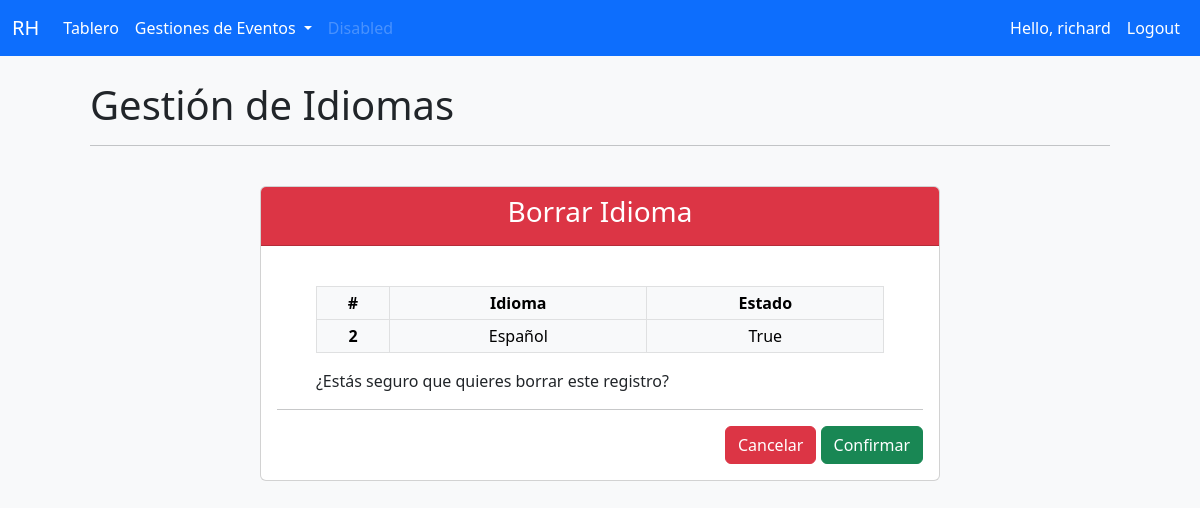
Page /Borraridioma/2/ (signed in) on the committed database.
### msrh/models.py (models this page shows)
class Idioma(models.Model):
    id = models.AutoField(auto_created=True ,primary_key= True, serialize=False,verbose_name='ID')
    idioma = models.CharField (max_length=200, null=True, verbose_name='Idioma')
    estado = models.BooleanField(default=False, verbose_name='Disponible')
    def __str__(self):
        return self.idioma

### msrh/decorators.py (the view)
        def wrapper_func(request, *args, **kwargs):
            group = None
            if request.user.groups.exists():
                group = request.user.groups.all()[0].name
            if group in allowed_roles:
                return view_func(request, *args, **kwargs)
            else:
                return HttpResponse('No estas autorizado para ver la pagina')

### msrh/views.py (called while the page is built)
@login_required(login_url='login')
@allowed_users(allowed_roles=['admin'])
def delete_Idioma(request, pk):
    idioma = Idioma.objects.get(id=pk)
    if request.method == 'POST':
        idioma.delete()
        return redirect('/idioma')
    context = {'idioma':idioma}
    return render(request, 'msrh/CRUD/Borraridioma.html', context)

### msrh/templates/msrh/CRUD/Borraridioma.html (shortened to what this page needs)
{% extends 'msrh/main.html' %}
{% block content %}
<h1>Gestión de Idiomas</h1>
<hr><br>
<div class="card col-md-8 offset-md-2">
    <div class="card-header text-center bg-danger text-white">
     <h3>Borrar Idioma</h3>
    </div>
    <div class="card-body  ">
        <div class="container col-md-7 col-lg-11">
            <br>
            <table  class="table table-light table-bordered  table-sm w-100" >
            <tr class="text-center ">
                <th>#</th>
                <th>Idioma</th>
                <th>Estado</th>
              </tr>
            <tbody class="">
              <tr class="text-center">
                <th>{{idioma.id}}</th>
                <td>{{idioma}}</td>
                <td>{{idioma.estado}}</td>
              </tr>
            </tbody>
            </table>
            <p>¿Estás seguro que quieres borrar este registro?</p>
    </div>
    <hr>
            <form  method="POST">
                <div class="modal-footer">
                <div class="bd-example">
                <a href="{% url 'idioma' %}" class="btn btn-danger">Cancelar</a>
                <button type="submit" class="btn btn-success">Confirmar</button>
            </div>
        </div>
            </form>
    </div>
  </div>
{% endblock %}

### msrh/templates/msrh/navbar/navbarADMIN.html (shortened to what this page needs)
{% load static %}
<nav class="navbar navbar-expand-lg navbar-dark bg-primary fixed-top">
    <div class="container-fluid">
      <a class="navbar-brand" href="#">RH</a>
      <div class="collapse navbar-collapse" id="navbarSupportedContent">
        <ul class="navbar-nav me-auto mb-2 mb-lg-0">
          <li class="nav-item">
            <a class="nav-link active" aria-current="page" href="{% url 'home' %}">Tablero</a>
          </li>
          {% if request.user.is_staff %}
          <li class="nav-item dropdown" >
            <a class="nav-link dropdown-toggle active" href="#" role="button" data-bs-toggle="dropdown" aria-expanded="false">
              Gestiones de Eventos
            </a>
          </li>
        {% endif %}
          <li class="nav-item">
            <a class="nav-link disabled">Disabled</a>
          </li>
        </ul>
        <div class="d-flex" >
          <ul class="navbar-nav me-auto mb-2 mb-lg-0">
            <li class="nav-item">
              <span class="nav-link active">Hello, {{request.user}}</span>
            </li>
            <li class="nav-item">
              <a class="nav-link active" aria-current="page" href="{% url 'logout' %}">Logout</a>
            </li>
          </ul>
        </div>
      </div>
    </div>
  </nav>

### rows in the picture
Idioma: id "2", idioma "Español", estado "True"

### other values in the picture
{{ request.user }} "richard"
